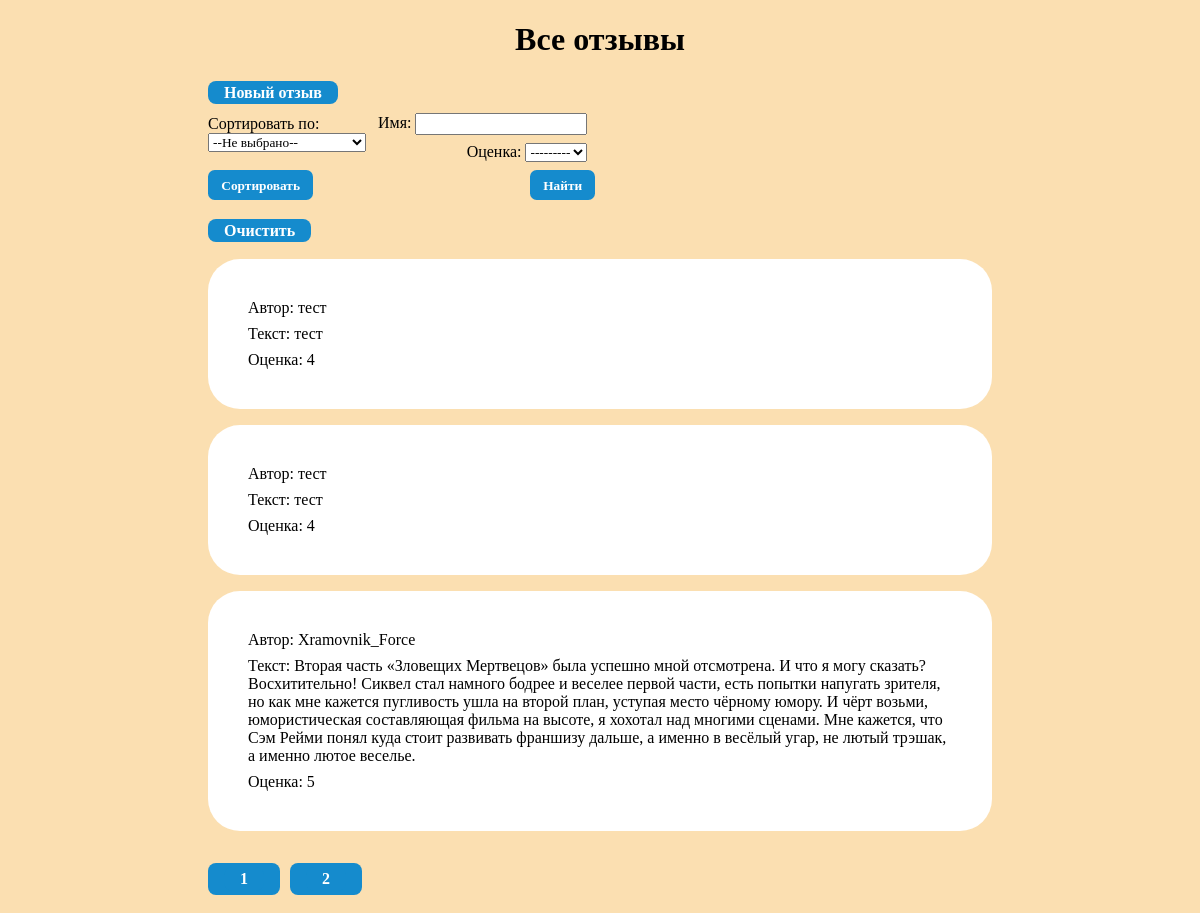
The app's page /list/, older data.
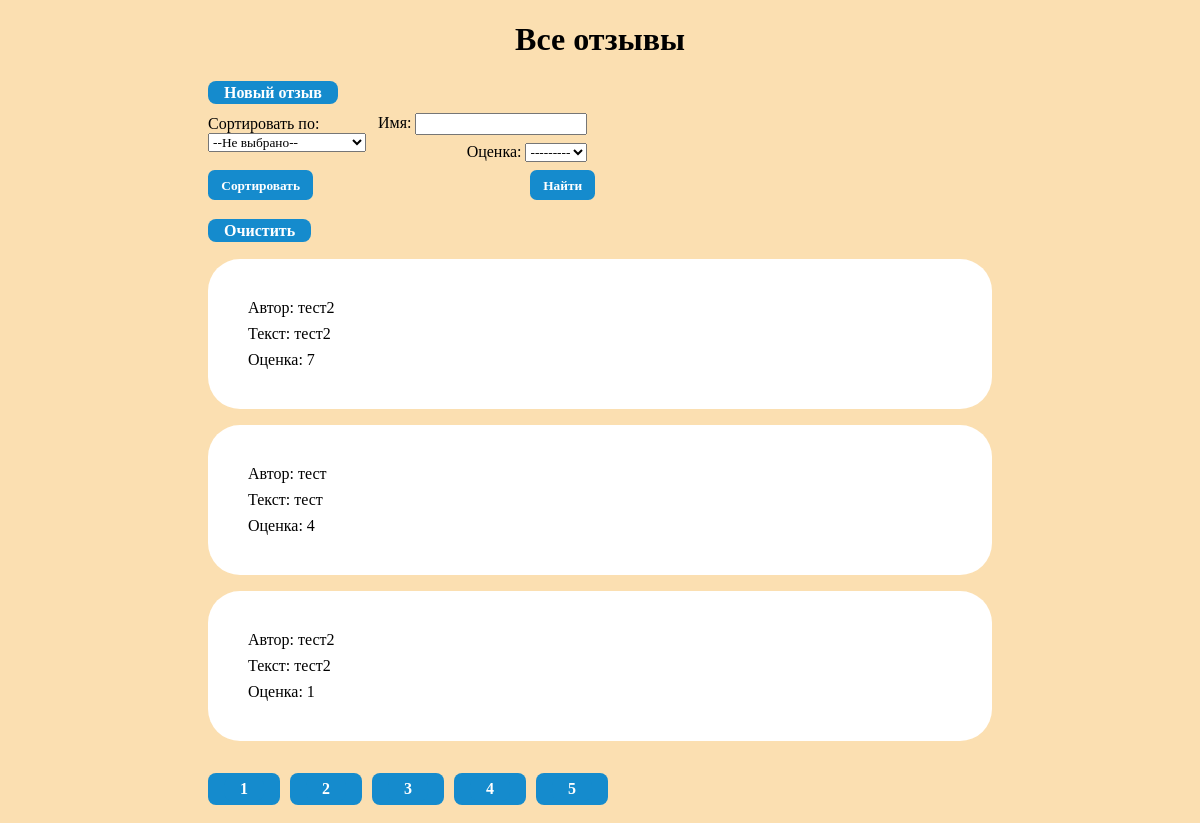
The same page, newer data.
### ReviewsApp/models.py (models this page shows, shortened)
class Review(models.Model):
    class Rate(models.IntegerChoices):
        OPTION_1 = 1, '1'
        OPTION_2 = 2, '2'
        OPTION_3 = 3, '3'
        OPTION_4 = 4, '4'
        OPTION_5 = 5, '5'
    name = models.CharField(max_length=32,verbose_name='Имя')
    text = models.TextField(verbose_name='Текст')
    rate = models.IntegerField(max_length=2, verbose_name='Оценка', choices=Rate.choices)

### ReviewsApp/views.py (the view)
# urls.py: path('list/', views.ReviewsList.as_view(), name='list'),
class ReviewsList(ListView):
    model = Review
    queryset = Review.objects.all()
    template_name = 'ReviewsApp/review_list.html'
    paginate_by = 3
    def get_context_data(self, *, object_list=None, **kwargs):
        res = super().get_context_data(object_list=None, **kwargs)
        res['form']=self.filterset.form
        return res
    def get_queryset(self):
        queryset = super().get_queryset().order_by('-id')
        order_param=self.request.GET.get('order_by')
        if not order_param is None and order_param!='':
            queryset = queryset.order_by(order_param)
        self.filterset = ReviewFilter(self.request.GET,queryset=queryset)
        return self.filterset.qs

### ReviewsApp/templates/ReviewsApp/review_list.html (shortened to what this page needs)
{% extends "base.html" %}
{% block header %}Все отзывы{% endblock header %}
{% block content %}
    <a href="{% url 'review' %}">Новый отзыв</a>
    <br>
    <div class="container">
        <form align="left" method="GET" id="sort_form">
            <div> <label for="order_select">Сортировать по:</label> </div>
            <div>
                <select name="order_by" id="order_select" onchange="updateAction(this)">
                    <option value="">--Не выбрано--</option>
                </select>
            </div>
            <br>
            <input type="submit" value="Сортировать">
        </form>
        <form align="right" method="GET" action="{% url 'list' %}">
            {{ form.as_p }}
            <input type="submit" value="Найти">
        </form>
    </div>
    <br>
    <a href="{% url 'list' %}">Очистить</a>
    <ul>
      {% for reviews in object_list %}
      <li>
          <p>Автор: {{ reviews.name }}</p>
          <p>Текст: {{ reviews.text }}</p>
          <p>Оценка: {{ reviews.rate }}</p>
      </li>
        {% empty %}
      <li>No reviews yet.</li>
        {% endfor %}
    </ul>
    {% if page_obj.has_other_pages %}
    <nav>
        <ul>
            {% for p in paginator.page_range %}
            <li>
                <a href="?page={{ p }}">{{ p }}</a>
            </li>
            {% endfor %}
        </ul>
    </nav>
    {% endif %}
    <br>
{% endblock content %}

Row changes from the older to the newer data that the page shows:
no longer on this page (row unchanged): Review: name "тест", text "тест", rate "4"
no longer on this page (row unchanged): Review: name "Xramovnik_Force", text "Вторая часть «Зловещих Мертвецов» была успешно мной отсмотрена. И что я могу сказать? Восхитительно! Сиквел стал намного бодрее и веселее первой части, есть попытки напугать зрителя, но как мне кажется пугливость ушла на второй план, уступая место чёрному юмору. И чёрт возьми, юмористическая составляющая фильма на высоте, я хохотал над многими сценами. Мне кажется, что Сэм Рейми понял куда стоит развивать франшизу дальше, а именно в весёлый угар, не лютый трэшак, а именно лютое веселье.", rate "5"
added Review: name "тест2", text "тест2", rate "7"
added Review: name "тест2", text "тест2", rate "1"
Text that changed along with them:
new list line: "3"
new list line: "4"
new list line: "5"
